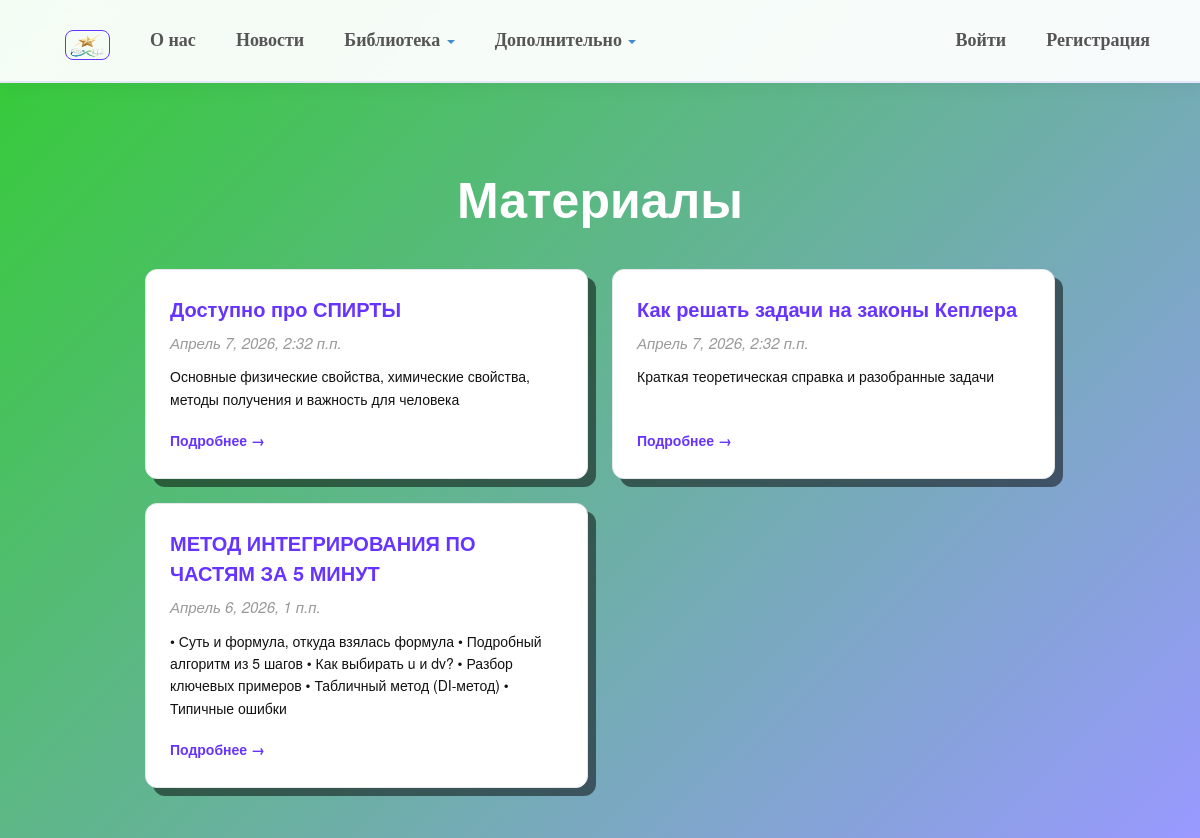
Before: /blog with the older database file.
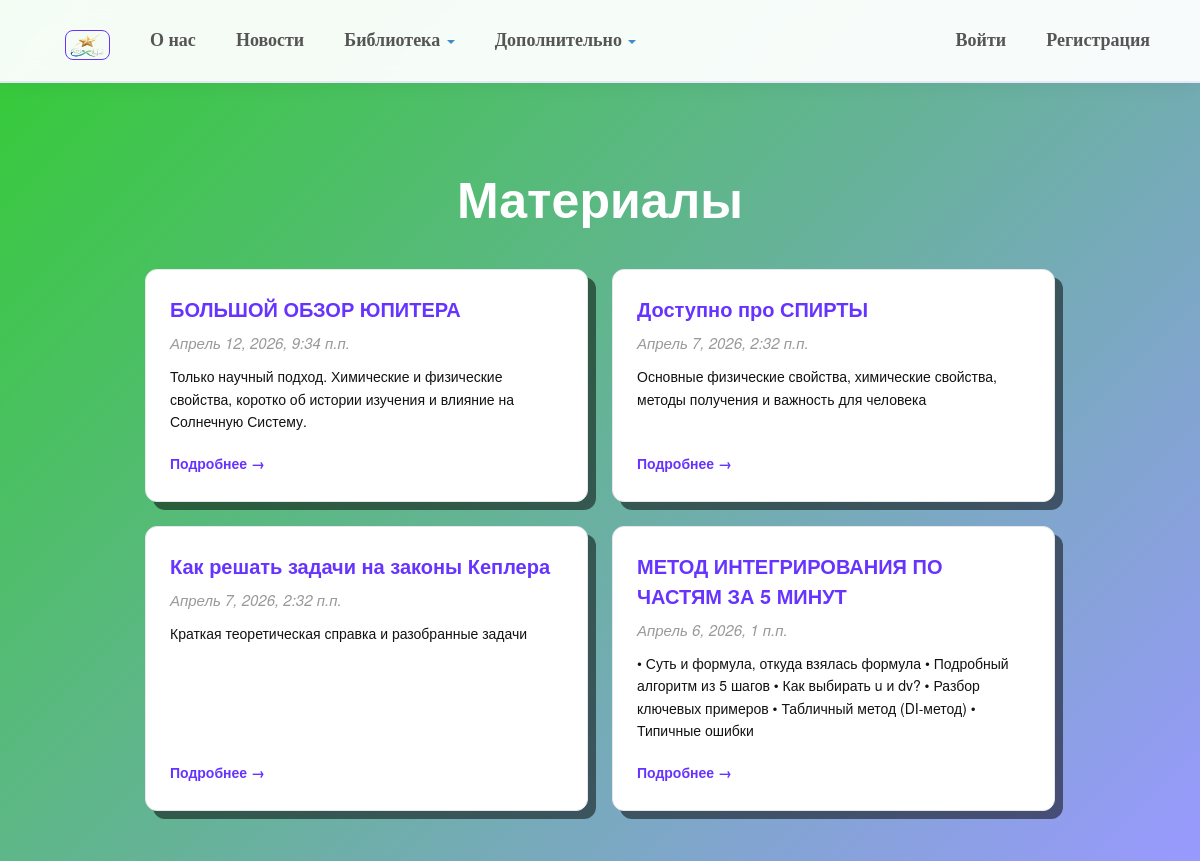
After: the same page with the newer database file.
### app/models.py (models this page shows, shortened)
class Blog(models.Model):
    title = models.CharField(max_length = 100, unique_for_date = "posted", verbose_name = "Заголовок")
    description = models.TextField(verbose_name= "Краткое содержание" )
    content = models.TextField(verbose_name= "Полное содержание")
    posted = models.DateTimeField(default=datetime.now(), db_index= True, verbose_name = "Опубликована")
    author = models.ForeignKey(User, null=True, blank=True, on_delete = models.SET_NULL, verbose_name = "Автор")
    image = models.FileField(default='temp.jpg', verbose_name= "Путь к картинке")
    class Meta:
        db_table = "Posts"
        ordering = ["-posted"]
        verbose_name = "статья блога"
        verbose_name_plural = "статьи блога"

### app/views.py (the view)
# urls.py: path('blog', views.blog, name = 'blog'),
def blog(request):
    posts = Blog.objects.all()
    assert isinstance(request, HttpRequest)
    return render(
        request,
        'app/blog.html',
    {
        'title':'Материалы',
        'posts': posts,
        'year': datetime.now().year,
    }
    )

### app/templates/app/blog.html
{% extends 'app/layout.html' %}
{% load static %}
{% block extra_css %}
<link rel="stylesheet" href="{% static 'app/content/blog.css' %}">
{% endblock %}
{% block content %}
<div class="page-wrapper">
    <h2 class="page-title">{{ title }}</h2>
    <div class="posts-grid">
        {% for post in posts %}
        <div class="post-card">
            <h3 class="post-title">{{ post.title }}</h3>
            <time class="post-date">{{ post.posted }}</time>
            <p class="post-description">{{ post.description }}</p>
            <a href="{% url 'blogpost' parametr=post.id %}" class="post-link">Подробнее →</a>
        </div>
        {% endfor %}
    </div>
</div>
{% endblock %}

Changed rows visible on the page:
added Blog: title "БОЛЬШОЙ ОБЗОР ЮПИТЕРА", posted "Апрель 12, 2026, 9:34 п.п.", description "Только научный подход. Химические и физические свойства, коротко об истории изучения и влияние на Солнечную Систему."
